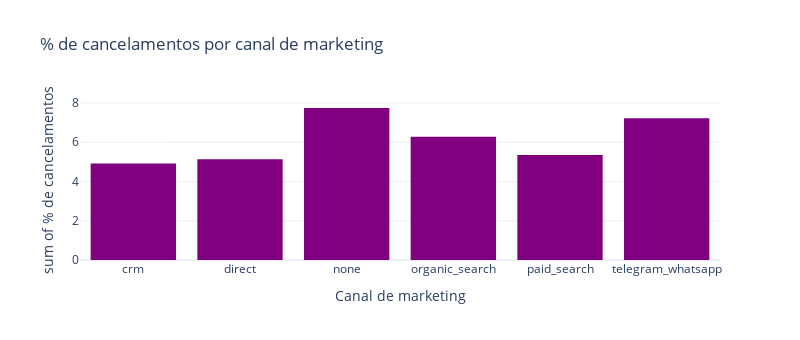

Notebook cell for this chart:
### Markdown cell above
É possível observar que clientes que não compraram há mais de 60 dias não possuem mais sua assinatura ativada.

### **Existe um meio de conversão com mais porcentagem de churn associado?**

Vamos verificar:

### Code cell
mkt = df.groupby(["status","marketing_source"]).size()["canceled"] / df.groupby(["status","marketing_source"]).size()["active"] *100

px.histogram(mkt, x=mkt.index, y=mkt, width=800, height=340, title="% de cancelamentos por canal de marketing", color_discrete_sequence=["purple"],
        labels={"marketing_source":"Canal de marketing", "y":"% de cancelamentos"}).show()

### Figure 1 — Plotly figure (JSON) as saved in the notebook; plotly's stock layout.template omitted (floating-point values rounded to 4 significant figures)
{"data": [{"alignmentgroup": "True", "bingroup": "x", "histfunc": "sum", "hovertemplate": "Canal de marketing=%{x}<br>sum of % de cancelamentos=%{y}<extra></extra>", "legendgroup": "", "marker": {"color": "purple", "pattern": {"shape": ""}}, "name": "", "offsetgroup": "", "orientation": "v", "showlegend": false, "type": "histogram", "x": ["crm", "direct", "none", "organic_search", "paid_search", "telegram_whatsapp"], "xaxis": "x", "y": [4.92, 5.128, 7.745, 6.286, 5.356, 7.221], "yaxis": "y"}], "layout": {"barmode": "relative", "height": 340, "legend": {"tracegroupgap": 0}, "title": {"text": "% de cancelamentos por canal de marketing"}, "width": 800, "xaxis": {"anchor": "y", "domain": [0, 1], "title": {"text": "Canal de marketing"}}, "yaxis": {"anchor": "x", "domain": [0, 1], "title": {"text": "sum of % de cancelamentos"}}}}
